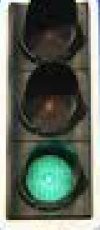
#> input picture Simulation/Lightsource_detector/test_images/1.jpg, 100 x 230 px, given in place of the camera
$ python Live_colordetecting.py
#> lines starting #> are read from the running program, lines starting #| are printed output that depends on the picture; after the words box and inside, x2 and y2 are one past the last pixel; in counts of white or black regions, pixels touching at a corner belong together
# import libraries of python OpenCV
import cv2

# import Numpy by alias name np
import numpy as np

import skimage.exposure as exposure

def get_mid_arr(arr: np.ndarray, k: int) -> np.ndarray:
    mid_arr = arr.copy()
    upper = np.triu_indices(mid_arr.shape[0], k=k)
    mid_arr[upper] = 0
    lower = np.tril_indices(mid_arr.shape[0], k=-k)
    mid_arr[lower] = 0
    return mid_arr


def get_upper_arr(arr, k: int) -> np.ndarray:
    upper_arr = arr.copy()
    lower_triangle_indices = np.tril_indices(upper_arr.shape[0], k= k - 1)

    upper_arr[lower_triangle_indices] = 0

    return upper_arr


def get_lower_arr(arr, k: int) -> np.ndarray:
    lower_arr = arr.copy()
    upper_triangle_indices = np.triu_indices(lower_arr.shape[0], k = - k + 1)
    lower_arr[upper_triangle_indices] = 0
    return lower_arr


class TraficLightHistogramClassifier:

    def __init__(
        self,
        hist_cutting_treshold=55,  # optimal value found for my dataset
        probability_boundary=0.09,  # optimal value found for my dataset
    ) -> None:
        self.hist_cutting_treshold = hist_cutting_treshold
        self.probability_boundary = probability_boundary


    def predict(self, img):
        # calculate 2D histograms for pairs of channels: GR
        hist = cv2.calcHist([img], [1, 2], None, [256, 256], [0, 256, 0, 256])
        # hist is float and counts need to be scale to range 0 to 255
        scaled_hist = (
            exposure.rescale_intensity(hist, in_range=(0, 1), out_range=(0, 255))
            .clip(0, 255)
            .astype(np.uint8)
        )

        # Split histogram into 3 regions
        (yellow_region, green_region, red_region) = (
            get_mid_arr(scaled_hist, self.hist_cutting_treshold),
            get_lower_arr(scaled_hist, self.hist_cutting_treshold),
            get_upper_arr(scaled_hist, self.hist_cutting_treshold),
        )


        # Count how many non zero values in each region
        (red_count, green_count, yellow_count) = (
            np.count_nonzero(red_region),
            np.count_nonzero(green_region),
            np.count_nonzero(yellow_region),
        )

        # Calculate total non-zero values
        total_count = red_count + green_count + yellow_count
        if total_count == 0:
            total_count = 1

        # Calculate red and green percentage
        red_percentage, green_percentage = (
            red_count / total_count,
            green_count / total_count,
        )

        # Logic for deciding color
        if green_percentage > self.probability_boundary:
            predict = "green"
        elif red_percentage > self.probability_boundary:
            predict = "red"
        else:
            predict = "yellow"


        return predict

# capture frames from a camera
cap = cv2.VideoCapture(0)

# Create classifier
clf = TraficLightHistogramClassifier()
# loop runs if capturing has been initialized
while (1):

    # reads frames from a camera
    ret, image = cap.read()
#> image is the input picture: shape (230, 100, 3); mean B, G, R 91.9, 103.5, 94.2

    # to convert the image in grayscale
    img = cv2.cvtColor(image, cv2.COLOR_BGR2GRAY)
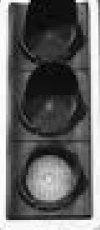
#> img: shape (230, 100); min 1, max 255, mean 99.4

    threshold=250
    kernel_size = 5
    blur_gray = cv2.GaussianBlur(img,(kernel_size, kernel_size),0)
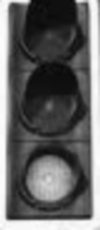
#> blur_gray: shape (230, 100); min 7, max 253, mean 99.4
    ret, thresh1 = cv2.threshold(blur_gray, threshold, 255, cv2.THRESH_BINARY)
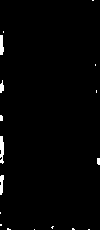
#> thresh1: shape (230, 100); 1.4% white; 17 white regions (12 under 20 px)
#> ret = 250

    contours, hierarchy = cv2.findContours(thresh1, cv2.RETR_TREE, cv2.CHAIN_APPROX_SIMPLE)
#> contours = 17 contours, 13 with area under 20; largest, box (x1, y1, x2, y2) and area: (0, 136, 4, 164) 58, (0, 35, 4, 55) 43, (0, 175, 4, 195) 38, (0, 80, 4, 93) 22
    cv2.drawContours(image, contours, -1, (0,255,0), 1)
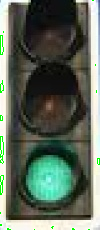
#> image: shape (230, 100, 3); 0.98% of pixels changed, all inside (x1, y1, x2, y2) = (0, 0, 100, 230)
    for i in range(len(contours)):
        cnt = contours[i]
        x,y,w,h = cv2.boundingRect(cnt)
        detected_light = image[int(x-(w+10)/2):int(x+(w+10)/2),int(y-(h+10)/2):int(y+(h+10)/2)]
        #cv2.imshow("testing",detected_light)
        predicted_color = clf.predict(detected_light)
        if predicted_color == "red":
            image=cv2.rectangle(image,(x,y),(x+w,y+h),(0,0,255),2)
        elif predicted_color == "green":
            image=cv2.rectangle(image,(x,y),(x+w,y+h),(0,255,0),2)
        else:
            image=cv2.rectangle(image,(x,y),(x+w,y+h),(0,255,255),2)
#> this loop made 17 passes
#> (x, y, w, h) on passes 2, 4, 5, 8, 9, 10, 11, 13, 15: (34, 229, 1, 1), (7, 228, 4, 2), (51, 226, 3, 3), (0, 175, 4, 20), (97, 158, 3, 7), (0, 136, 4, 28), (0, 115, 3, 6), (0, 80, 4, 13), (0, 35, 4, 20)
#> (cnt, x, y, w, h) on passes 1, 3, 6, 7, 12, 14: ([[88, 229], [89, 229]], 88, 229, 2, 1), ([[72, 228], [72, 229], [74, 229], [73, 228]], 72, 228, 3, 2), ([[0, 224], [0, 225], [1, 225], [1, 224]], 0, 224, 2, 2), ([[0, 212], [0, 213]], 0, 212, 1, 2), ([[96, 90], [96, 92]], 96, 90, 1, 3), ([[95, 64], [95, 65]], 95, 64, 1, 2)
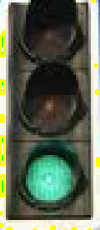
#> image: shape (230, 100, 3); mean B, G, R 83.8, 103.6, 93.8

    cv2.imshow("final circle",image)
    cv2.imshow("thresholded",thresh1)
    cv2.imshow("grey",img)

    if cv2.waitKey(1) & 0xFF == ord('q'):
#> (key q is pressed here)
        break

# Close the window
cap.release()

# De-allocate any associated memory usage
cv2.destroyAllWindows()

$ run again, on Simulation/Lightsource_detector/test_images/3.png
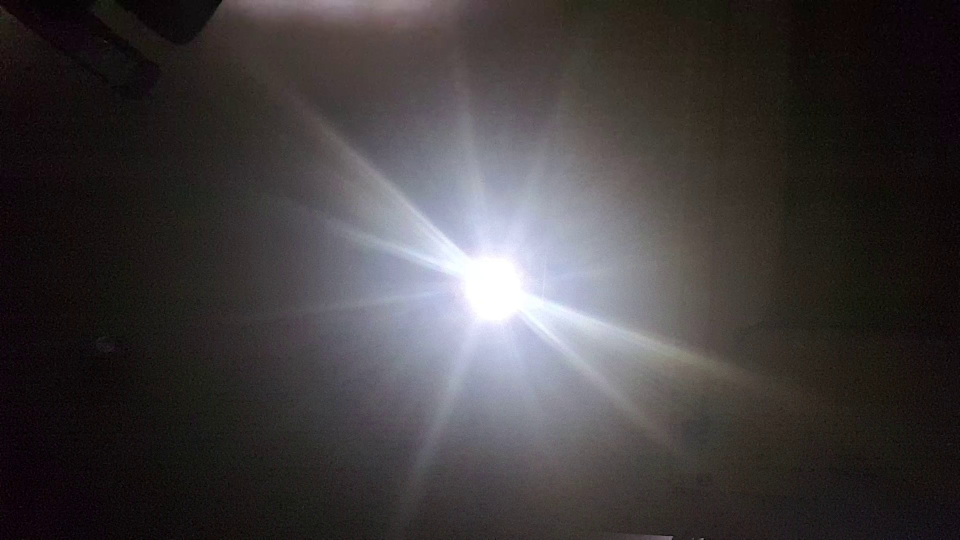
#> input picture Simulation/Lightsource_detector/test_images/3.png, 1920 x 1080 px, given in place of the camera (shown at 1/2 size)
#> image is the input picture: shape (1080, 1920, 3); mean B, G, R 60.7, 59.6, 63.8
#> `ret, thresh1 = cv2.threshold(blur_gray, threshold, 255, cv2.THRESH_BIN..`:
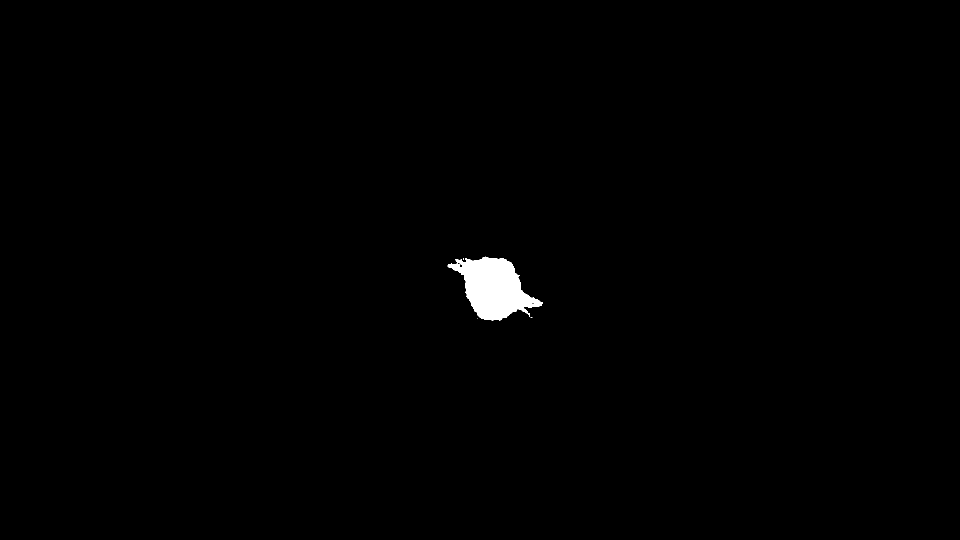
#> thresh1: shape (1080, 1920) (shown at 1/2 size); 0.64% white; 4 white regions (3 under 20 px)
#> ret = 250
#> contours = 5 contours, 4 with area under 20; largest, box (x1, y1, x2, y2) and area: (895, 513, 1086, 641) 12968
#> the loop `for i in range(len(contours)):` made 5 passes
#> (x, y, w, h) on passes 1, 4, 5: (955, 636, 1, 1), (895, 513, 191, 128), (1063, 604, 6, 5)
#> after the loop `for i in range(len(contours)):`:
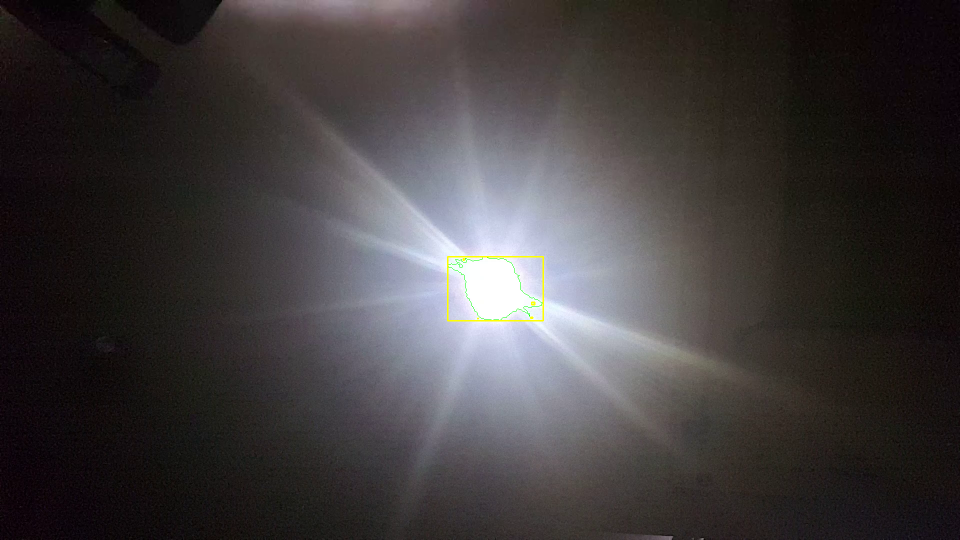
#> image: shape (1080, 1920, 3) (shown at 1/2 size); mean B, G, R 60.4, 59.7, 63.8
